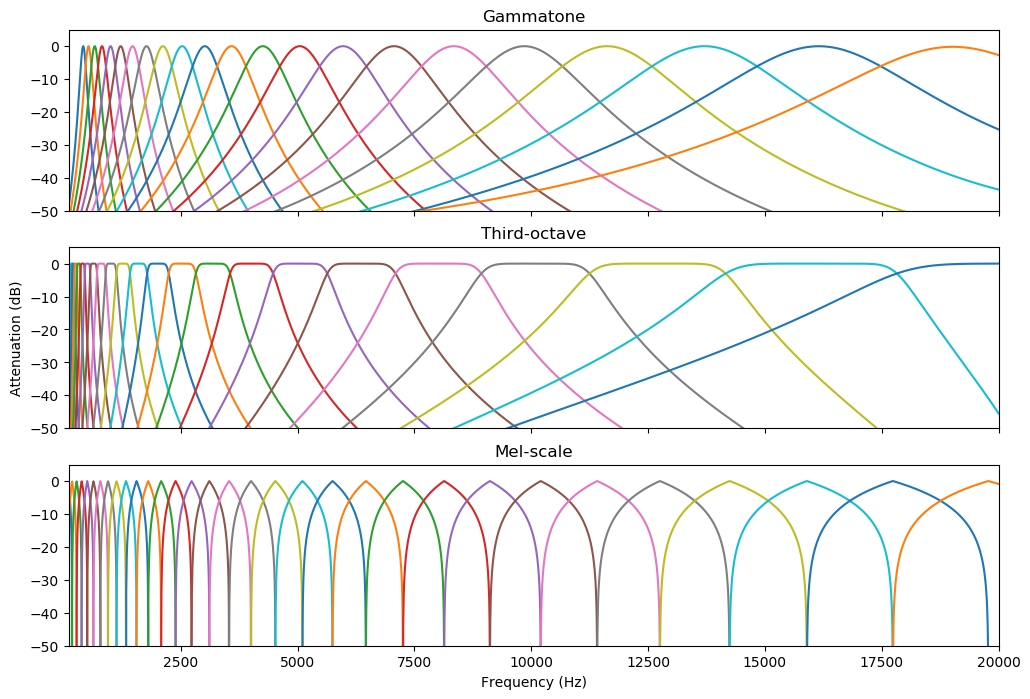

Here is the Python script that generated this plot:

from matplotlib import pyplot as plt
import numpy
import numpy as np


import pyfilterbank

import acoustics
import scipy.signal

def bandpass_filter(lowcut, highcut, fs, order, output='sos'):
    assert order % 2 == 0, 'order must be multiple of 2'
    assert highcut*0.95 < (fs/2.0), 'highcut {} above Nyquist for fs={}'.format(highcut, fs)
    assert lowcut > 0.0, 'lowcut must be above 0'

    nyq = 0.5 * fs
    low = lowcut / nyq
    high = min(highcut / nyq, 0.99)

    output = scipy.signal.butter(order / 2, [low, high], btype='band', output=output)
    return output

def filterbank(center, fraction, fs, order):
    reference = acoustics.octave.REFERENCE

    # remove bands above Nyquist
    center = [ f for f in center if f < fs/2.0 ]
    center = numpy.asarray(center)
    indices = acoustics.octave.index_of_frequency(center, fraction=fraction, ref=reference)

    # use the exact frequencies for the filters
    center = acoustics.octave.exact_center_frequency(None, fraction=fraction, n=indices, ref=reference)  
    lower = acoustics.octave.lower_frequency(center, fraction=fraction)
    upper = acoustics.octave.upper_frequency(center, fraction=fraction)

    nominal = acoustics.octave.nominal_center_frequency(None, fraction, indices)

    # XXX: use low/highpass on edges?
    def f(low, high):
        return bandpass_filter(low, high, fs=fs, order=order)
    filterbank = [ f(low, high) for low, high in zip(lower, upper) ]

    return nominal, filterbank

def third_octave_filterbank(fs, order=8):
    from acoustics.standards import iec_61672_1_2013 as iec_61672
    center = iec_61672.NOMINAL_THIRD_OCTAVE_CENTER_FREQUENCIES

    return filterbank(center, fraction=3, fs=fs, order=order)




def plot_filterbank_oct(ax, fs=44100):
    filterbank  = third_octave_filterbank(fs/2)

    for center, sos in zip(filterbank[0], filterbank[1]):
        w, h = scipy.signal.sosfreqz(sos, worN=4096, fs=fs)
        db = 20*numpy.log10(numpy.abs(h)+1e-9)
        ax.plot(w, db)

    ax.set_title('Third-octave')
    ax.set_ylabel('Attenuation (dB)')
    ax.set_ylim(-60, 5)
    ax.set_xlim(20.0, 20e3) 
    #ax.set_xscale('log')


def plot_filterbank_gammatone(ax, fs=44100):
    np = numpy
    from pyfilterbank import gammatone

    gfb = gammatone.GammatoneFilterbank(samplerate=44100, startband=-6, endband=26, density=1.5)

    def plotfun(x, y):
        xx = x*fs
        #print('s', numpy.min(x), numpy.max(x), numpy.max(xx))
        ax.plot(xx, 20*np.log10(np.abs(y)+1e-9))

    gfb.freqz(nfft=2*4096, plotfun=plotfun)
    
    #fig.set_grid(True)
    ax.set_title('Gammatone')
    #ax.set_xlabel('Frequency (Hz)')
    #ax.set_axis('Tight')
    ax.set_ylim([-80, 1])
    ax.set_xlim([10, 20e3])
    # plt.show()
    return gfb

def plot_filterbank_mel(ax, n_mels=32, n_fft=4097, fmin=10, fmax=22050, fs=44100):
    from pyfilterbank import melbank
    melmat, (melfreq, fftfreq) = melbank.compute_melmat(n_mels,
                                                        fmin, fmax, num_fft_bands=4097, sample_rate=fs)

    ax.plot(fftfreq, 20*numpy.log10(melmat.T+1e-9))
    #ax.grid(True)
    ax.set_title('Mel-scale')
    #ax.set_ylabel('Weight')
    ax.set_xlabel('Frequency (Hz)')
    #ax.set_ylim(-40, 5)
    #ax.set_xlim((fmin, fmax))

def main():

    fig, (gt_ax, oct_ax, mel_ax) = plt.subplots(3, sharex=True, sharey=True, figsize=(12, 8))
    axes = fig.gca()
    plot_filterbank_gammatone(gt_ax);
    plot_filterbank_mel(mel_ax);
    plot_filterbank_oct(oct_ax);
    axes.set_ylim([-50, 5])
    axes.set_xlim([100, 20000])
    #axes.set_xscale('log')

    out = (__file__).replace('.py', '.png')
    fig.savefig(out, bbox_inches='tight')

if __name__ == '__main__':
    main()
